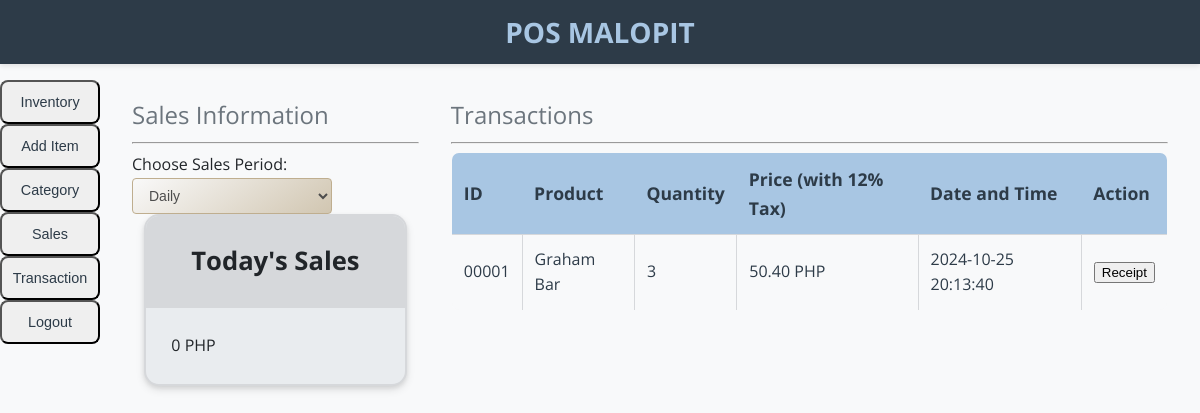
The app's page /poss/admin_sales.php (signed in) with its own data.
### tables this page shows
CREATE TABLE `order_items` (
  `id` int(11) NOT NULL,
  `product_id` int(11) NOT NULL,
  `order_id` int(11) NOT NULL,
  `quantity` int(11) NOT NULL,
  `price` float NOT NULL,
  `created_at` timestamp NOT NULL DEFAULT current_timestamp()
);

CREATE TABLE `products` (
  `id` int(11) NOT NULL,
  `category_id` int(11) NOT NULL,
  `name` varchar(60) NOT NULL,
  `quantity` int(11) NOT NULL,
  `price` float NOT NULL,
  `short_description` varchar(255) DEFAULT NULL
);

### poss/models/Sales.php (called while the page is built, shortened)
<?php
require_once __DIR__ . '/../_init.php';
class Sales
{
    public static function getTodaySales()
    {
        global $connection;
        $sql_command = ("
            SELECT
                SUM(order_items.quantity * order_items.price) AS today,
                DATE_FORMAT(orders.created_at, '%Y-%m-%d') AS _date
            FROM
                order_items
            INNER JOIN
                orders ON order_items.order_id = orders.id
            WHERE
                DATE(orders.created_at) = CURDATE()
            GROUP BY
                _date
        ");
        $stmt = $connection->prepare($sql_command);
        $stmt->execute();
        $stmt->setFetchMode(PDO::FETCH_ASSOC);
        $result = $stmt->fetchAll();
        return 0;
    }
}

### poss/models/OrderItem.php (called while the page is built, shortened)
<?php
require_once __DIR__ . '/../_init.php';
class OrderItem
{
    public function __construct($data)
    {
        $this->id = $data['id'];
        $this->quantity = $data['quantity'];
        $this->price = $data['price'];
        $this->product_name = $data['product_name'];
        $this->created_at = $data['created_at'] ?? null;
    }
    public static function all()
    {
        global $connection;
        $stmt = $connection->prepare('
            SELECT
                order_items.*,
                products.name AS product_name
            FROM order_items
            INNER JOIN products
            ON order_items.product_id = products.id
        ');
        $stmt->execute();
        $stmt->setFetchMode(PDO::FETCH_ASSOC);
        $result = $stmt->fetchAll();
        foreach ($result as &$item) {
            $item['created_at'] = $item['created_at'] ?? null;
        }
        return array_map(fn($item) => new OrderItem($item), $result);
    }
}

### poss/admin_sales.php (the view, shortened to what this page needs)
<?php
$todaySales = Sales::getTodaySales();
$transactions = OrderItem::all();
?>
<!DOCTYPE html>
<html>
<head>
    <link rel="stylesheet" type="text/css" href="./css/main.css">
    <link rel="stylesheet" type="text/css" href="./css/admin.css">
    <link rel="stylesheet" type="text/css" href="./css/util.css">
    <link rel="stylesheet" type="text/css" href="./css/datatable.css">
</head>
<body>
    <?php require 'templates/admin_header.php' ?>
    <div class="flex">
        <?php require 'templates/admin_navbar.php' ?>
        <main>
            <div class="flex">
                <div style="flex: 2; padding: 16px;">
                    <div class="subtitle">Sales Information</div>
                    <hr />
                    <div>
                        <label for="salesPeriod">Choose Sales Period:</label>
                        <select id="salesPeriod" name="salesPeriod">
                            <option value="daily">Daily</option>
                        </select>
                    </div>
                    <div class="card" id="dailySalesCard">
                        <div class="card-header">
                            <div class="card-title">Today's Sales</div>
                        </div>
                        <div class="card-content">
                            <?= $todaySales ?> PHP
                        </div>
                    </div>
                </div>
                <div style="flex: 5; padding: 16px">
                    <div class="subtitle">Transactions</div>
                    <hr />
                    <table id="transactionsTable">
                        <thead>
                            <tr>
                                <th>ID</th>
                                <th>Product</th>
                                <th>Quantity</th>
                                <th>Price (with 12% Tax)</th>
                                <th>Date and Time</th>
                                <th>Action</th>
                            </tr>
                        </thead>
                        <tbody>
                            <?php $counter = 1; ?>
                            <?php foreach ($transactions as $transaction):
                                $priceWithTax = $transaction->price * 1.12;
                                $subtotal = $transaction->quantity * $transaction->price;
                                $subtotalWithTax = $transaction->quantity * $priceWithTax;
                                $taxAmount = $subtotalWithTax - $subtotal;
                            ?>
                                <tr>
                                    <td><?= sprintf('%05d', $counter++) ?></td>
                                    <td><?= htmlspecialchars($transaction->product_name) ?></td>
                                    <td><?= htmlspecialchars($transaction->quantity) ?></td>
                                    <td><?= number_format($priceWithTax, 2) ?> PHP</td>
                                    <td><?= htmlspecialchars($transaction->created_at) ?></td>
                                    <td>
                                        <button class="receipt-btn"
                                            data-transaction-id="<?= $transaction->id ?>"
                                            data-product="<?= htmlspecialchars($transaction->product_name) ?>"
                                            data-quantity="<?= htmlspecialchars($transaction->quantity) ?>"
                                            data-price="<?= number_format($transaction->price, 2) ?>"
                                            data-subtotal="<?= number_format($subtotal, 2) ?>"
                                            data-tax="<?= number_format($taxAmount, 2) ?>"
                                            data-total="<?= number_format($subtotalWithTax, 2) ?>"
                                            data-date="<?= htmlspecialchars($transaction->created_at) ?>">
                                            Receipt
                                        </button>
                                    </td>
                                </tr>
                            <?php endforeach; ?>
                        </tbody>
                    </table>
                </div>
            </div>
        </main>
    </div>
</body>
</html>

### poss/css/main.css (style rules this page uses)
body { --shadow: 0 4px 8px rgba(0, 0, 0, 0.1), 0 2px 4px rgba(0, 0, 0, 0.08); --primary-dark: #2D3B48; --primary: #4C6A92; --primary-light: #A8C6E3; --secondary-dark: #343A40; --secondary: #6C757D; --secondary-light: #D6D8DB; --background-light: #F8F9FA; --background-dark: #E9ECEF; --highlight: #FFD700; --success: #28A745; --error: #DC3545; --text-primary: #212529; --text-secondary: #495057; --text-muted: #868E96; background: var(--background-light); margin: 0; font-family: "Open Sans", sans-serif; font-size: 16px; color: var(--text-primary); line-height: 1.6; }
.card { background-color: var(--background-dark); box-shadow: var(--shadow); margin: auto; width: 90%; max-width: 500px; border-radius: 15px; overflow: hidden; border: 2px solid var(--secondary-light); }
.card-header { padding: 25px; border-bottom: 1px solid var(--secondary-light); background-color: var(--secondary-light); color: var(--primary-dark); font-weight: 700; text-align: center; }
.card-title { font-size: 1.6em; color: var(--text-primary); }
.card-content { padding: 25px; }

### poss/css/admin.css (style rules this page uses)
:root { --primary-dark: #2D3B48; --primary: #4C6A92; --primary-light: #A8C6E3; --secondary-dark: #343A40; --secondary: #6C757D; --secondary-light: #D6D8DB; --background-light: #F8F9FA; --background-dark: #E9ECEF; --highlight: #FFD700; --success: #28A745; --error: #DC3545; --text-primary: #212529; --text-secondary: #495057; --text-muted: #868E96; }
.subtitle { font-size: 1.5rem; color: var(--secondary); }
hr { color: var(--secondary-light); }
main { flex-grow: 1; height: calc(100vh - 64px); overflow-y: auto; background-color: var(--background-light); padding: 16px; }
table { border-collapse: collapse; width: 100%; border: 1px solid var(--secondary-light); border-radius: 8px; overflow: hidden; }
thead { background-color: var(--primary-light); }
th { text-align: left; padding: 12px; font-size: 1.1em; color: var(--primary-dark); }
td { background-color: var(--background-light); border: 1px solid var(--secondary-light); padding: 12px; color: var(--primary-dark); }

### poss/css/util.css (style rules this page uses)
.flex { display: flex; }

### poss/css/datatable.css (style rules this page uses)
:root { --primary-dark: #2D3B48; --primary: #4C6A92; --primary-light: #A8C6E3; --secondary-dark: #343A40; --secondary: #6C757D; --secondary-light: #D6D8DB; --background-light: #F8F9FA; --background-dark: #E9ECEF; --highlight: #FFD700; --success: #28A745; --error: #DC3545; --text-primary: #212529; --text-secondary: #495057; --text-muted: #868E96; }

### poss/admin_sales.php (style rules this page uses)
#salesPeriod { width: 200px; padding: 8px 12px; font-size: 14px; font-family: Arial, sans-serif; border: 1px solid #bfae8f; border-radius: 4px; background-color: #f1f1f1; color: #4d4d4d; box-sizing: border-box; transition: border-color 0.3s ease, box-shadow 0.3s ease; background: linear-gradient(145deg, #f9f9f9, #d1c6b1); }
#salesPeriod option { padding: 10px; font-size: 14px; background-color: #f1f1f1; color: #4d4d4d; border: none; }

### records on screen
order_items: product.name "Graham Bar", quantity "3", price "50.40", created_at "2024-10-25 20:13:40"

### other values on screen
$todaySales "0"
